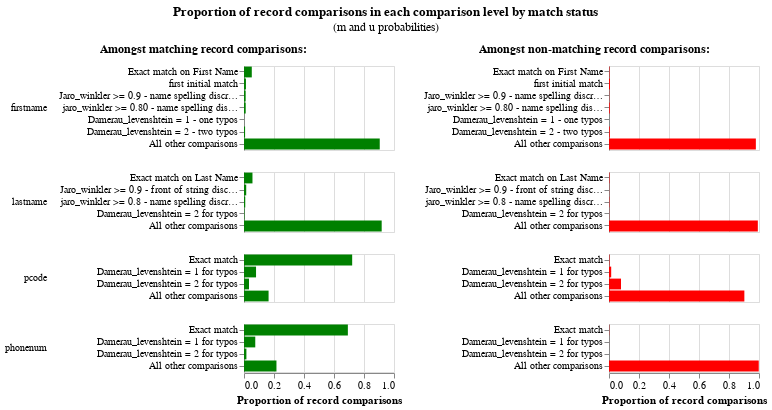

Notebook code cell kept with this figure:
### Code cell
linker.m_u_parameters_chart()

### Figure 1 — Vega-Lite specification as saved in the notebook (floating-point values rounded to 4 significant figures)
{"$schema": "https://vega.github.io/schema/vega-lite/v5.9.3.json", "config": {"header": {"title": null}, "title": {"anchor": "middle", "offset": 10}, "view": {"continuousHeight": 300, "continuousWidth": 300, "discreteHeight": 300, "discreteWidth": 400}}, "data": {"name": "data-5abd28d5b927a6f4a72facd78c95f898"}, "datasets": {"data-5abd28d5b927a6f4a72facd78c95f898": [{"bayes_factor": 18.02, "bayes_factor_description": "If comparison level is `exact match on first name` then comparison is 18.02 times more likely to be a match", "comparison_name": "firstname", "comparison_sort_order": 0, "comparison_vector_value": 6, "has_tf_adjustments": false, "is_null_level": false, "label_for_charts": "Exact match on First Name", "log2_bayes_factor": 4.171, "m_probability": 0.05193, "m_probability_description": "Amongst matching record comparisons, 5.19% of records are in the exact match on first name comparison level", "max_comparison_vector_value": 6, "probability_two_random_records_match": 0.0001346, "sql_condition": "firstname_l = firstname_r", "tf_adjustment_column": null, "tf_adjustment_weight": 1, "u_probability": 0.002883, "u_probability_description": "Amongst non-matching record comparisons, 0.29% of records are in the exact match on first name comparison level"}, {"bayes_factor": 1.999, "bayes_factor_description": "If comparison level is `first initial match` then comparison is 2.00 times more likely to be a match", "comparison_name": "firstname", "comparison_sort_order": 0, "comparison_vector_value": 5, "has_tf_adjustments": false, "is_null_level": false, "label_for_charts": "first initial match", "log2_bayes_factor": 0.9995, "m_probability": 0.01295, "m_probability_description": "Amongst matching record comparisons, 1.30% of records are in the first initial match comparison level", "max_comparison_vector_value": 6, "probability_two_random_records_match": 0.0001346, "sql_condition": "(length(firstname_l) = 1 OR length(firstname_r) = 1 ) AND (substr(firstname_l, 1, 1) = substr(firstname_r, 1, 1))", "tf_adjustment_column": null, "tf_adjustment_weight": 1, "u_probability": 0.006477, "u_probability_description": "Amongst non-matching record comparisons, 0.65% of records are in the first initial match comparison level"}, {"bayes_factor": 7.116, "bayes_factor_description": "If comparison level is `jaro_winkler >= 0.9 - name spelling discrepancies` then comparison is 7.12 times more likely to be a match", "comparison_name": "firstname", "comparison_sort_order": 0, "comparison_vector_value": 4, "has_tf_adjustments": false, "is_null_level": false, "label_for_charts": "Jaro_winkler >= 0.9 - name spelling discrepancies", "log2_bayes_factor": 2.831, "m_probability": 0.01113, "m_probability_description": "Amongst matching record comparisons, 1.11% of records are in the jaro_winkler >= 0.9 - name spelling discrepancies comparison level", "max_comparison_vector_value": 6, "probability_two_random_records_match": 0.0001346, "sql_condition": "jaro_winkler_similarity(firstname_l, firstname_r) >= 0.9", "tf_adjustment_column": null, "tf_adjustment_weight": 1, "u_probability": 0.001564, "u_probability_description": "Amongst non-matching record comparisons, 0.16% of records are in the jaro_winkler >= 0.9 - name spelling discrepancies comparison level"}, {"bayes_factor": 2.284, "bayes_factor_description": "If comparison level is `jaro_winkler >= 0.80 - name spelling discrepancies` then comparison is 2.28 times more likely to be a match", "comparison_name": "firstname", "comparison_sort_order": 0, "comparison_vector_value": 3, "has_tf_adjustments": false, "is_null_level": false, "label_for_charts": "jaro_winkler >= 0.80 - name spelling discrepancies", "log2_bayes_factor": 1.192, "m_probability": 0.01136, "m_probability_description": "Amongst matching record comparisons, 1.14% of records are in the jaro_winkler >= 0.80 - name spelling discrepancies comparison level", "max_comparison_vector_value": 6, "probability_two_random_records_match": 0.0001346, "sql_condition": "jaro_winkler_similarity(firstname_l, firstname_r) >= 0.80", "tf_adjustment_column": null, "tf_adjustment_weight": 1, "u_probability": 0.004975, "u_probability_description": "Amongst non-matching record comparisons, 0.50% of records are in the jaro_winkler >= 0.80 - name spelling discrepancies comparison level"}, {"bayes_factor": 4.2, "bayes_factor_description": "If comparison level is `damerau_levenshtein = 1 - one typos` then comparison is 4.20 times more likely to be a match", "comparison_name": "firstname", "comparison_sort_order": 0, "comparison_vector_value": 2, "has_tf_adjustments": false, "is_null_level": false, "label_for_charts": "Damerau_levenshtein = 1 - one typos", "log2_bayes_factor": 2.071, "m_probability": 0.0003597, "m_probability_description": "Amongst matching record comparisons, 0.04% of records are in the damerau_levenshtein = 1 - one typos comparison level", "max_comparison_vector_value": 6, "probability_two_random_records_match": 0.0001346, "sql_condition": "damerau_levenshtein(firstname_l, firstname_r) <= 1", "tf_adjustment_column": null, "tf_adjustment_weight": 1, "u_probability": 8.563e-05, "u_probability_description": "Amongst non-matching record comparisons, 0.01% of records are in the damerau_levenshtein = 1 - one typos comparison level"}, {"bayes_factor": 1.462, "bayes_factor_description": "If comparison level is `damerau_levenshtein = 2 - two typos` then comparison is 1.46 times more likely to be a match", "comparison_name": "firstname", "comparison_sort_order": 0, "comparison_vector_value": 1, "has_tf_adjustments": false, "is_null_level": false, "label_for_charts": "Damerau_levenshtein = 2 - two typos", "log2_bayes_factor": 0.5477, "m_probability": 0.00725, "m_probability_description": "Amongst matching record comparisons, 0.73% of records are in the damerau_levenshtein = 2 - two typos comparison level", "max_comparison_vector_value": 6, "probability_two_random_records_match": 0.0001346, "sql_condition": "damerau_levenshtein(firstname_l, firstname_r) = 2", "tf_adjustment_column": null, "tf_adjustment_weight": 1, "u_probability": 0.00496, "u_probability_description": "Amongst non-matching record comparisons, 0.50% of records are in the damerau_levenshtein = 2 - two typos comparison level"}, {"bayes_factor": 0.9244, "bayes_factor_description": "If comparison level is `all other comparisons` then comparison is  1.08 times less likely to be a match", "comparison_name": "firstname", "comparison_sort_order": 0, "comparison_vector_value": 0, "has_tf_adjustments": false, "is_null_level": false, "label_for_charts": "All other comparisons", "log2_bayes_factor": -0.1135, "m_probability": 0.905, "m_probability_description": "Amongst matching record comparisons, 90.50% of records are in the all other comparisons comparison level", "max_comparison_vector_value": 6, "probability_two_random_records_match": 0.0001346, "sql_condition": "ELSE", "tf_adjustment_column": null, "tf_adjustment_weight": 1, "u_probability": 0.9791, "u_probability_description": "Amongst non-matching record comparisons, 97.91% of records are in the all other comparisons comparison level"}, {"bayes_factor": 18.22, "bayes_factor_description": "If comparison level is `exact match on last name` then comparison is 18.22 times more likely to be a match", "comparison_name": "lastname", "comparison_sort_order": 1, "comparison_vector_value": 4, "has_tf_adjustments": false, "is_null_level": false, "label_for_charts": "Exact match on Last Name", "log2_bayes_factor": 4.187, "m_probability": 0.05648, "m_probability_description": "Amongst matching record comparisons, 5.65% of records are in the exact match on last name comparison level", "max_comparison_vector_value": 4, "probability_two_random_records_match": 0.0001346, "sql_condition": "lastname_l = lastname_r", "tf_adjustment_column": null, "tf_adjustment_weight": 1, "u_probability": 0.0031, "u_probability_description": "Amongst non-matching record comparisons, 0.31% of records are in the exact match on last name comparison level"}, {"bayes_factor": 14.07, "bayes_factor_description": "If comparison level is `jaro_winkler >= 0.9 - front of string discrepdendies` then comparison is 14.07 times more likely to be a match", "comparison_name": "lastname", "comparison_sort_order": 1, "comparison_vector_value": 3, "has_tf_adjustments": false, "is_null_level": false, "label_for_charts": "Jaro_winkler >= 0.9 - front of string discrepdendies", "log2_bayes_factor": 3.815, "m_probability": 0.01479, "m_probability_description": "Amongst matching record comparisons, 1.48% of records are in the jaro_winkler >= 0.9 - front of string discrepdendies comparison level", "max_comparison_vector_value": 4, "probability_two_random_records_match": 0.0001346, "sql_condition": "jaro_winkler_similarity(lastname_l, lastname_r) >= 0.9", "tf_adjustment_column": null, "tf_adjustment_weight": 1, "u_probability": 0.001051, "u_probability_description": "Amongst non-matching record comparisons, 0.11% of records are in the jaro_winkler >= 0.9 - front of string discrepdendies comparison level"}, {"bayes_factor": 3.232, "bayes_factor_description": "If comparison level is `jaro_winkler >= 0.8 - name spelling discrepancies throughout str` then comparison is 3.23 times more likely to be a match", "comparison_name": "lastname", "comparison_sort_order": 1, "comparison_vector_value": 2, "has_tf_adjustments": false, "is_null_level": false, "label_for_charts": "jaro_winkler >= 0.8 - name spelling discrepancies throughout str", "log2_bayes_factor": 1.692, "m_probability": 0.008346, "m_probability_description": "Amongst matching record comparisons, 0.83% of records are in the jaro_winkler >= 0.8 - name spelling discrepancies throughout str comparison level", "max_comparison_vector_value": 4, "probability_two_random_records_match": 0.0001346, "sql_condition": "jaro_winkler_similarity(lastname_l, lastname_r) >= 0.8", "tf_adjustment_column": null, "tf_adjustment_weight": 1, "u_probability": 0.002583, "u_probability_description": "Amongst non-matching record comparisons, 0.26% of records are in the jaro_winkler >= 0.8 - name spelling discrepancies throughout str comparison level"}, {"bayes_factor": 2.91, "bayes_factor_description": "If comparison level is `damerau_levenshtein = 2 for typos` then comparison is 2.91 times more likely to be a match", "comparison_name": "lastname", "comparison_sort_order": 1, "comparison_vector_value": 1, "has_tf_adjustments": false, "is_null_level": false, "label_for_charts": "Damerau_levenshtein = 2 for typos", "log2_bayes_factor": 1.541, "m_probability": 0.00309, "m_probability_description": "Amongst matching record comparisons, 0.31% of records are in the damerau_levenshtein = 2 for typos comparison level", "max_comparison_vector_value": 4, "probability_two_random_records_match": 0.0001346, "sql_condition": "damerau_levenshtein(lastname_l, lastname_r) = 2", "tf_adjustment_column": null, "tf_adjustment_weight": 1, "u_probability": 0.001062, "u_probability_description": "Amongst non-matching record comparisons, 0.11% of records are in the damerau_levenshtein = 2 for typos comparison level"}, {"bayes_factor": 0.9251, "bayes_factor_description": "If comparison level is `all other comparisons` then comparison is  1.08 times less likely to be a match", "comparison_name": "lastname", "comparison_sort_order": 1, "comparison_vector_value": 0, "has_tf_adjustments": false, "is_null_level": false, "label_for_charts": "All other comparisons", "log2_bayes_factor": -0.1123, "m_probability": 0.9179, "m_probability_description": "Amongst matching record comparisons, 91.79% of records are in the all other comparisons comparison level", "max_comparison_vector_value": 4, "probability_two_random_records_match": 0.0001346, "sql_condition": "ELSE", "tf_adjustment_column": null, "tf_adjustment_weight": 1, "u_probability": 0.9922, "u_probability_description": "Amongst non-matching record comparisons, 99.22% of records are in the all other comparisons comparison level"}, {"bayes_factor": 258.7, "bayes_factor_description": "If comparison level is `exact match` then comparison is 258.73 times more likely to be a match", "comparison_name": "pcode", "comparison_sort_order": 2, "comparison_vector_value": 3, "has_tf_adjustments": false, "is_null_level": false, "label_for_charts": "Exact match", "log2_bayes_factor": 8.015, "m_probability": 0.7212, "m_probability_description": "Amongst matching record comparisons, 72.12% of records are in the exact match comparison level", "max_comparison_vector_value": 3, "probability_two_random_records_match": 0.0001346, "sql_condition": "pcode_l=pcode_r", "tf_adjustment_column": null, "tf_adjustment_weight": 1, "u_probability": 0.002787, "u_probability_description": "Amongst non-matching record comparisons, 0.28% of records are in the exact match comparison level"}, {"bayes_factor": 5.488, "bayes_factor_description": "If comparison level is `damerau_levenshtein = 1 for typos` then comparison is 5.49 times more likely to be a match", "comparison_name": "pcode", "comparison_sort_order": 2, "comparison_vector_value": 2, "has_tf_adjustments": false, "is_null_level": false, "label_for_charts": "Damerau_levenshtein = 1 for typos", "log2_bayes_factor": 2.456, "m_probability": 0.08028, "m_probability_description": "Amongst matching record comparisons, 8.03% of records are in the damerau_levenshtein = 1 for typos comparison level", "max_comparison_vector_value": 3, "probability_two_random_records_match": 0.0001346, "sql_condition": "damerau_levenshtein(pcode_l, pcode_r) = 1", "tf_adjustment_column": null, "tf_adjustment_weight": 1, "u_probability": 0.01463, "u_probability_description": "Amongst non-matching record comparisons, 1.46% of records are in the damerau_levenshtein = 1 for typos comparison level"}, {"bayes_factor": 0.4139, "bayes_factor_description": "If comparison level is `damerau_levenshtein = 2 for typos` then comparison is  2.42 times less likely to be a match", "comparison_name": "pcode", "comparison_sort_order": 2, "comparison_vector_value": 1, "has_tf_adjustments": false, "is_null_level": false, "label_for_charts": "Damerau_levenshtein = 2 for typos", "log2_bayes_factor": -1.273, "m_probability": 0.03318, "m_probability_description": "Amongst matching record comparisons, 3.32% of records are in the damerau_levenshtein = 2 for typos comparison level", "max_comparison_vector_value": 3, "probability_two_random_records_match": 0.0001346, "sql_condition": "damerau_levenshtein(pcode_l, pcode_r) = 2", "tf_adjustment_column": null, "tf_adjustment_weight": 1, "u_probability": 0.08017, "u_probability_description": "Amongst non-matching record comparisons, 8.02% of records are in the damerau_levenshtein = 2 for typos comparison level"}, {"bayes_factor": 0.1816, "bayes_factor_description": "If comparison level is `all other comparisons` then comparison is  5.51 times less likely to be a match", "comparison_name": "pcode", "comparison_sort_order": 2, "comparison_vector_value": 0, "has_tf_adjustments": false, "is_null_level": false, "label_for_charts": "All other comparisons", "log2_bayes_factor": -2.461, "m_probability": 0.1639, "m_probability_description": "Amongst matching record comparisons, 16.39% of records are in the all other comparisons comparison level", "max_comparison_vector_value": 3, "probability_two_random_records_match": 0.0001346, "sql_condition": "ELSE", "tf_adjustment_column": null, "tf_adjustment_weight": 1, "u_probability": 0.9024, "u_probability_description": "Amongst non-matching record comparisons, 90.24% of records are in the all other comparisons comparison level"}, {"bayes_factor": 461.0, "bayes_factor_description": "If comparison level is `exact match` then comparison is 460.97 times more likely to be a match", "comparison_name": "phonenum", "comparison_sort_order": 3, "comparison_vector_value": 3, "has_tf_adjustments": false, "is_null_level": false, "label_for_charts": "Exact match", "log2_bayes_factor": 8.849, "m_probability": 0.6925, "m_probability_description": "Amongst matching record comparisons, 69.25% of records are in the exact match comparison level", "max_comparison_vector_value": 3, "probability_two_random_records_match": 0.0001346, "sql_condition": "phonenum_l=phonenum_r", "tf_adjustment_column": null, "tf_adjustment_weight": 1, "u_probability": 0.001502, "u_probability_description": "Amongst non-matching record comparisons, 0.15% of records are in the exact match comparison level"}, {"bayes_factor": 415.1, "bayes_factor_description": "If comparison level is `damerau_levenshtein = 1 for typos` then comparison is 415.06 times more likely to be a match", "comparison_name": "phonenum", "comparison_sort_order": 3, "comparison_vector_value": 2, "has_tf_adjustments": false, "is_null_level": false, "label_for_charts": "Damerau_levenshtein = 1 for typos", "log2_bayes_factor": 8.697, "m_probability": 0.07512, "m_probability_description": "Amongst matching record comparisons, 7.51% of records are in the damerau_levenshtein = 1 for typos comparison level", "max_comparison_vector_value": 3, "probability_two_random_records_match": 0.0001346, "sql_condition": "damerau_levenshtein(phonenum_l, phonenum_r) = 1", "tf_adjustment_column": null, "tf_adjustment_weight": 1, "u_probability": 0.000181, "u_probability_description": "Amongst non-matching record comparisons, 0.02% of records are in the damerau_levenshtein = 1 for typos comparison level"}, {"bayes_factor": 348.1, "bayes_factor_description": "If comparison level is `damerau_levenshtein = 2 for typos` then comparison is 348.11 times more likely to be a match", "comparison_name": "phonenum", "comparison_sort_order": 3, "comparison_vector_value": 1, "has_tf_adjustments": false, "is_null_level": false, "label_for_charts": "Damerau_levenshtein = 2 for typos", "log2_bayes_factor": 8.443, "m_probability": 0.016, "m_probability_description": "Amongst matching record comparisons, 1.60% of records are in the damerau_levenshtein = 2 for typos comparison level", "max_comparison_vector_value": 3, "probability_two_random_records_match": 0.0001346, "sql_condition": "damerau_levenshtein(phonenum_l, phonenum_r) = 2", "tf_adjustment_column": null, "tf_adjustment_weight": 1, "u_probability": 4.598e-05, "u_probability_description": "Amongst non-matching record comparisons, 0.00% of records are in the damerau_levenshtein = 2 for typos comparison level"}, {"bayes_factor": 0.2168, "bayes_factor_description": "If comparison level is `all other comparisons` then comparison is  4.61 times less likely to be a match", "comparison_name": "phonenum", "comparison_sort_order": 3, "comparison_vector_value": 0, "has_tf_adjustments": false, "is_null_level": false, "label_for_charts": "All other comparisons", "log2_bayes_factor": -2.206, "m_probability": 0.2164, "m_probability_description": "Amongst matching record comparisons, 21.64% of records are in the all other comparisons comparison level", "max_comparison_vector_value": 3, "probability_two_random_records_match": 0.0001346, "sql_condition": "ELSE", "tf_adjustment_column": null, "tf_adjustment_weight": 1, "u_probability": 0.9983, "u_probability_description": "Amongst non-matching record comparisons, 99.83% of records are in the all other comparisons comparison level"}]}, "hconcat": [{"encoding": {"color": {"value": "green"}, "row": {"field": "comparison_name", "header": {"labelAlign": "left", "labelAnchor": "middle", "labelAngle": 0}, "sort": {"field": "comparison_sort_order"}, "type": "nominal"}, "tooltip": [{"field": "m_probability_description", "title": "m probability description", "type": "nominal"}, {"field": "comparison_name", "title": "Comparison column name", "type": "nominal"}, {"field": "label_for_charts", "title": "Label", "type": "ordinal"}, {"field": "sql_condition", "title": "SQL condition", "type": "nominal"}, {"field": "m_probability", "format": ".4p", "title": "m probability", "type": "quantitative"}, {"field": "u_probability", "format": ".4p", "title": "u probability", "type": "quantitative"}, {"field": "bayes_factor", "format": ",.4f", "title": "Bayes factor = m/u", "type": "quantitative"}, {"field": "log2_bayes_factor", "format": ",.4f", "title": "Match weight = log2(m/u)", "type": "quantitative"}], "x": {"axis": {"title": "Proportion of record comparisons"}, "field": "m_probability", "type": "quantitative"}, "y": {"axis": {"title": null}, "field": "label_for_charts", "sort": {"field": "comparison_vector_value", "order": "descending"}, "type": "nominal"}}, "height": {"step": 12}, "mark": "bar", "resolve": {"scale": {"y": "independent"}}, "title": {"fontSize": 12, "fontWeight": "bold", "text": "Amongst matching record comparisons:"}, "transform": [{"filter": "(datum.bayes_factor != 'no-op filter due to vega lite issue 4680')"}], "width": 150}, {"encoding": {"color": {"value": "red"}, "row": {"field": "comparison_name", "header": {"labels": false}, "sort": {"field": "comparison_sort_order"}, "type": "nominal"}, "tooltip": [{"field": "u_probability_description", "title": "u probability description", "type": "nominal"}, {"field": "comparison_name", "title": "Comparison column name", "type": "nominal"}, {"field": "label_for_charts", "title": "Label", "type": "ordinal"}, {"field": "sql_condition", "title": "SQL condition", "type": "nominal"}, {"field": "m_probability", "format": ".4p", "title": "m probability", "type": "quantitative"}, {"field": "u_probability", "format": ".4p", "title": "u probability", "type": "quantitative"}, {"field": "bayes_factor", "format": ",.4f", "title": "Bayes factor = m/u", "type": "quantitative"}, {"field": "log2_bayes_factor", "format": ",.4f", "title": "Match weight = log2(m/u)", "type": "quantitative"}], "x": {"axis": {"title": "Proportion of record comparisons"}, "field": "u_probability", "type": "quantitative"}, "y": {"axis": {"title": null}, "field": "label_for_charts", "sort": {"field": "comparison_vector_value", "order": "descending"}, "type": "nominal"}}, "height": {"step": 12}, "mark": "bar", "resolve": {"scale": {"y": "independent"}}, "title": {"fontSize": 12, "fontWeight": "bold", "text": "Amongst non-matching record comparisons:"}, "transform": [{"filter": "(datum.bayes_factor != 'no-op filter2 due to vega lite issue 4680')"}], "width": 150}], "title": {"subtitle": "(m and u probabilities)", "text": "Proportion of record comparisons in each comparison level by match status"}}
